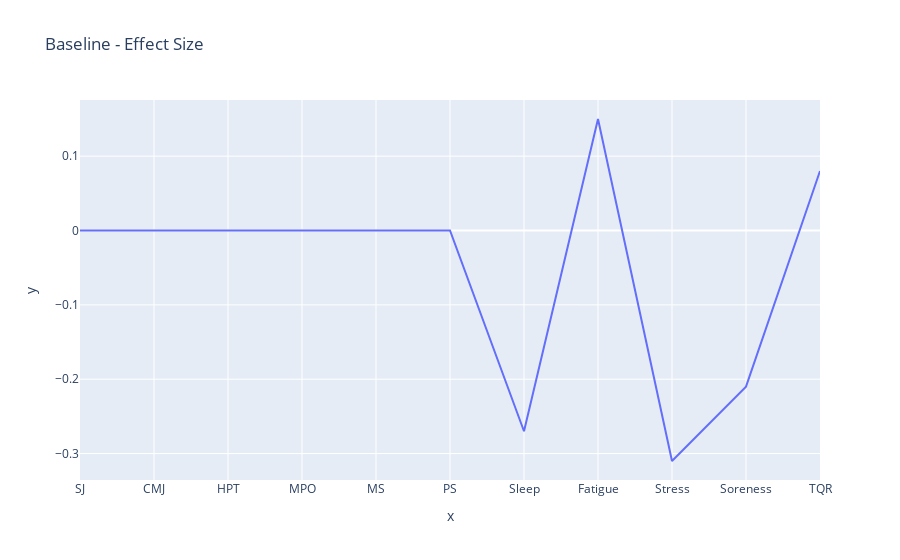

Notebook code for this chart:
### Markdown cell above
<h3>Comparisons between playing surfaces for physical performance and subjective ratings after a soccer-specific exercise simulation with the change expressed as relative values (%) for objective
tests and absolute values (av) for subjective ratings (
+ 95% confidence intervals) and the magnitude of the change (effect size). </h3>

### Code cell
import plotly.express as px

fig = px.line(x=["SJ","CMJ","HPT","MPO","MS","PS","Sleep","Fatigue","Stress","Soreness","TQR"], y=[0,0,0,0,0,0,-0.27,0.15,-0.31,-0.21,0.08], title=" Baseline - Effect Size")
print(fig)
fig.show()

### Figure 1 — Plotly figure (JSON) as saved in the notebook; plotly's stock layout.template omitted (floating-point values rounded to 4 significant figures)
{"data": [{"hovertemplate": "x=%{x}<br>y=%{y}<extra></extra>", "legendgroup": "", "line": {"color": "#636efa", "dash": "solid"}, "mode": "lines", "name": "", "orientation": "v", "showlegend": false, "type": "scatter", "x": ["SJ", "CMJ", "HPT", "MPO", "MS", "PS", "Sleep", "Fatigue", "Stress", "Soreness", "TQR"], "xaxis": "x", "y": [0, 0, 0, 0, 0, 0, -0.27, 0.15, -0.31, -0.21, 0.08], "yaxis": "y"}], "layout": {"legend": {"tracegroupgap": 0}, "title": {"text": " Baseline - Effect Size"}, "xaxis": {"anchor": "y", "domain": [0, 1], "title": {"text": "x"}}, "yaxis": {"anchor": "x", "domain": [0, 1], "title": {"text": "y"}}}}
